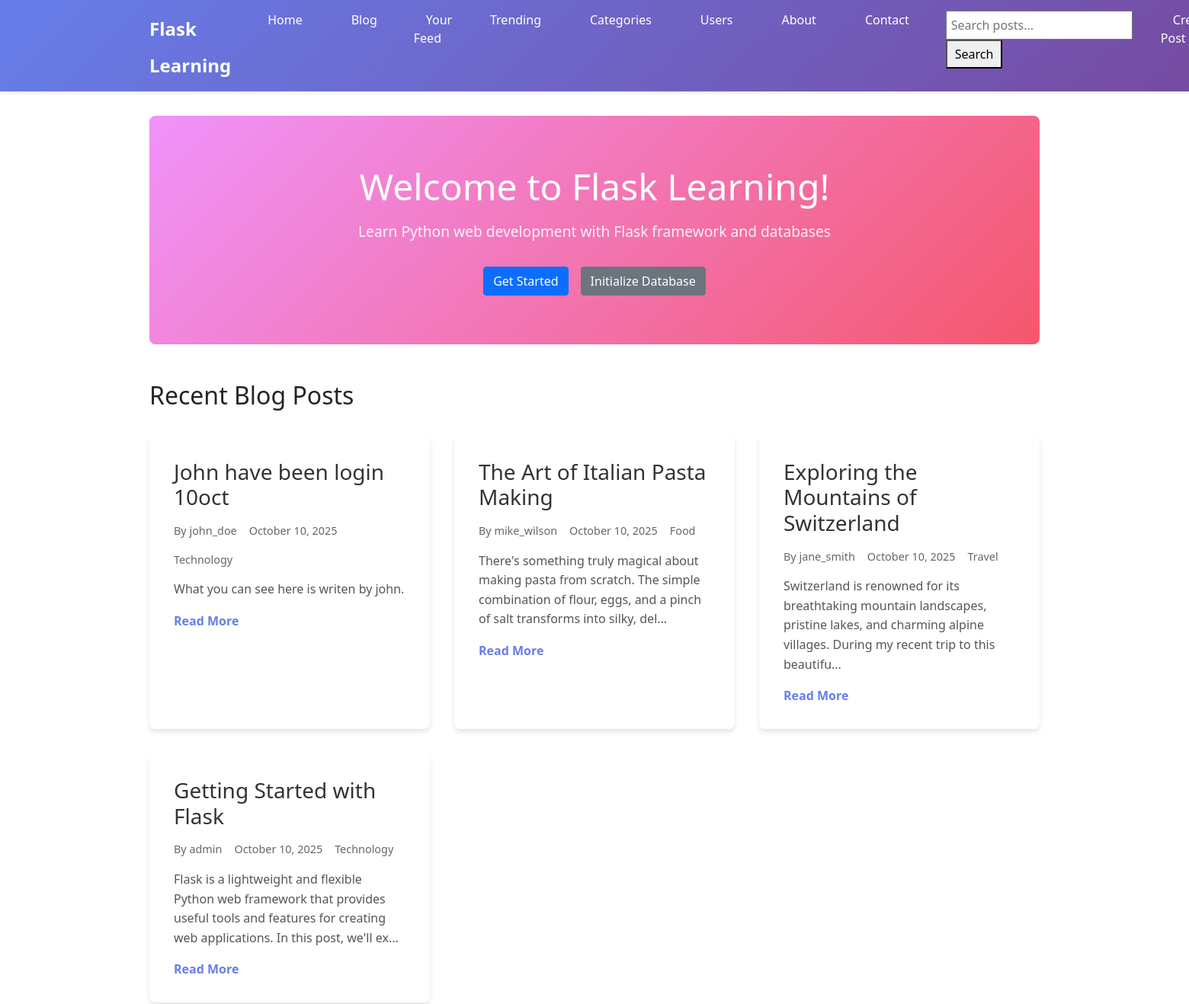
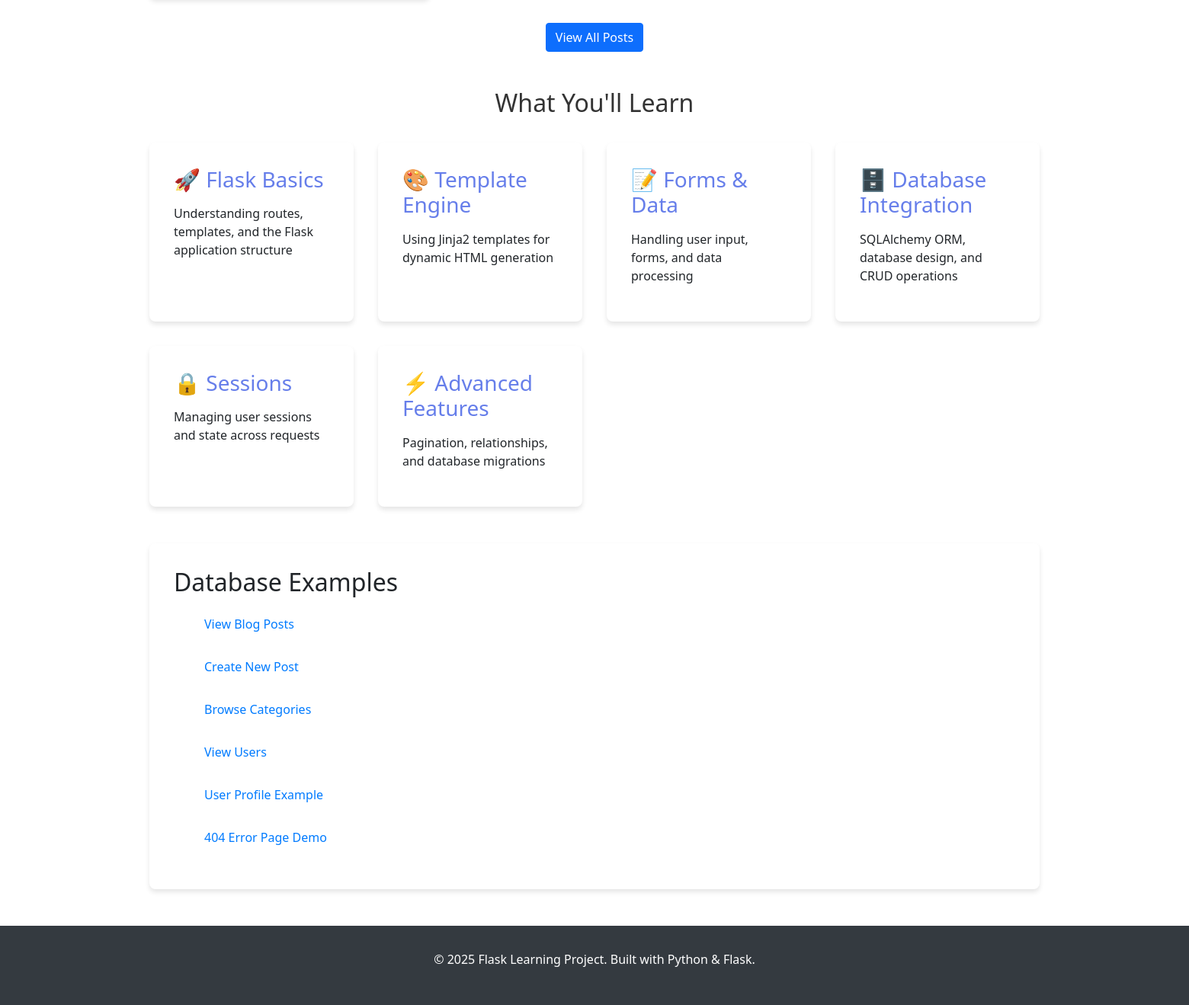
The app's page / (signed in) with its own data (2 pictures, top to bottom).
### app.py (models this page shows, shortened)
class Post(db.Model):
    id = db.Column(db.Integer, primary_key=True)
    title = db.Column(db.String(200), nullable=False)
    content = db.Column(db.Text, nullable=False)
    image_filename = db.Column(db.String(255), nullable=True)
    created_at = db.Column(db.DateTime, default=datetime.utcnow)
    updated_at = db.Column(db.DateTime, default=datetime.utcnow, onupdate=datetime.utcnow)
    user_id = db.Column(db.Integer, db.ForeignKey('user.id'), nullable=False)
    category_id = db.Column(db.Integer, db.ForeignKey('category.id'), nullable=True)
    comments = db.relationship('Comment', backref='post', lazy=True, cascade='all, delete-orphan')

class User(db.Model, UserMixin):
    id = db.Column(db.Integer, primary_key=True)
    username = db.Column(db.String(80), unique=True, nullable=False)
    email = db.Column(db.String(120), unique=True, nullable=False)
    password_hash = db.Column(db.String(255), nullable=False)
    avatar_filename = db.Column(db.String(255), nullable=True, default='default-avatar.png')
    is_admin = db.Column(db.Boolean, default=False)
    created_at = db.Column(db.DateTime, default=datetime.utcnow)
    is_active = db.Column(db.Boolean, default=True)
    posts = db.relationship('Post', backref='author', lazy=True, cascade='all, delete-orphan')
    comments = db.relationship('Comment', backref='author', lazy=True, cascade='all, delete-orphan')

class Category(db.Model):
    id = db.Column(db.Integer, primary_key=True)
    name = db.Column(db.String(50), unique=True, nullable=False)
    description = db.Column(db.Text)
    posts = db.relationship('Post', backref='category', lazy=True)

### app.py (the view)
@app.route('/')
def home():
    recent_posts = Post.query.order_by(Post.created_at.desc()).limit(5).all()
    return render_template('index.html', title='Flask Learning App', posts=recent_posts)

### app.py (called while the page is built)
@login_manager.user_loader
def load_user(user_id):
    print(f"DEBUG: user_loader called with user_id: {user_id}")
    user = User.query.get(int(user_id))
    print(f"DEBUG: user_loader found user: {bool(user)}")
    if user:
        print(f"DEBUG: user_loader username: {user.username}")
    return user

### templates/index.html
{% extends "base.html" %}
{% block content %}
<div class="hero-section">
    <h1>Welcome to Flask Learning!</h1>
    <p class="hero-text">Learn Python web development with Flask framework and databases</p>
    <div class="hero-buttons">
        <a href="{{ url_for('main.about') }}" class="btn btn-primary">Get Started</a>
        <a href="/init_db" class="btn btn-secondary">Initialize Database</a>
    </div>
</div>
{% if posts %}
<div class="recent-posts-section">
    <h2>Recent Blog Posts</h2>
    <div class="posts-grid">
        {% for post in posts %}
        <div class="post-card">
            <h3><a href="{{ url_for('blog.post_detail', id=post.id) }}">{{ post.title }}</a></h3>
            <div class="post-meta">
                <span class="author">By {{ post.author.username }}</span>
                <span class="date">{{ post.created_at.strftime('%B %d, %Y') }}</span>
                {% if post.category %}
                <span class="category">{{ post.category.name }}</span>
                {% endif %}
            </div>
            <p class="post-excerpt">{{ post.content[:150] }}{% if post.content|length > 150 %}...{% endif %}</p>
            <a href="{{ url_for('blog.post_detail', id=post.id) }}" class="read-more">Read More</a>
        </div>
        {% endfor %}
    </div>
    <div class="view-all">
        <a href="{{ url_for('blog.index') }}" class="btn btn-primary">View All Posts</a>
    </div>
</div>
{% endif %}
<div class="features-section">
    <h2>What You'll Learn</h2>
    <div class="features-grid">
        <div class="feature-card">
            <h3>🚀 Flask Basics</h3>
            <p>Understanding routes, templates, and the Flask application structure</p>
        </div>
        <div class="feature-card">
            <h3>🎨 Template Engine</h3>
            <p>Using Jinja2 templates for dynamic HTML generation</p>
        </div>
        <div class="feature-card">
            <h3>📝 Forms & Data</h3>
            <p>Handling user input, forms, and data processing</p>
        </div>
        <div class="feature-card">
            <h3>🗄️ Database Integration</h3>
            <p>SQLAlchemy ORM, database design, and CRUD operations</p>
        </div>
        <div class="feature-card">
            <h3>🔒 Sessions</h3>
            <p>Managing user sessions and state across requests</p>
        </div>
        <div class="feature-card">
            <h3>⚡ Advanced Features</h3>
            <p>Pagination, relationships, and database migrations</p>
        </div>
    </div>
</div>
<div class="demo-section">
    <h2>Database Examples</h2>
    <ul class="demo-links">
        <li><a href="{{ url_for('blog.index') }}">View Blog Posts</a></li>
        <li><a href="{{ url_for('blog.create_post') }}">Create New Post</a></li>
        <li><a href="{{ url_for('blog.categories') }}">Browse Categories</a></li>
        <li><a href="{{ url_for('main.users') }}">View Users</a></li>
        <li><a href="{{ url_for('main.user_profile', username='alice') }}">User Profile Example</a></li>
        <li><a href="/nonexistent">404 Error Page Demo</a></li>
    </ul>
</div>
{% endblock %}

### static/css/style.css (style rules this page uses)
* { margin: 0; padding: 0; box-sizing: border-box; }
body { font-family: 'Segoe UI', Tahoma, Geneva, Verdana, sans-serif; line-height: 1.6; color: #333; background-color: #f8f9fa; }
.hero-section { text-align: center; padding: 4rem 0; background: linear-gradient(135deg, #f093fb 0%, #f5576c 100%); color: white; border-radius: 8px; margin-bottom: 3rem; }
.hero-section h1 { font-size: 3rem; margin-bottom: 1rem; }
.hero-text { font-size: 1.2rem; margin-bottom: 2rem; opacity: 0.9; }
.hero-buttons { display: flex; gap: 1rem; justify-content: center; flex-wrap: wrap; }
.btn { display: inline-block; padding: 0.75rem 1.5rem; border: none; border-radius: 4px; text-decoration: none; font-size: 1rem; cursor: pointer; transition: all 0.3s ease; text-align: center; }
.btn-primary { background-color: #007bff; color: white; }
.btn-secondary { background-color: #6c757d; color: white; }
.features-section { margin: 3rem 0; }
.features-section h2 { text-align: center; margin-bottom: 2rem; color: #333; }
.features-grid { display: grid; grid-template-columns: repeat(auto-fit, minmax(250px, 1fr)); gap: 2rem; }
.feature-card { background: white; padding: 2rem; border-radius: 8px; box-shadow: 0 4px 6px rgba(0,0,0,0.1); transition: transform 0.3s ease; }
.feature-card h3 { margin-bottom: 1rem; color: #667eea; }
.demo-section { background: white; padding: 2rem; border-radius: 8px; box-shadow: 0 4px 6px rgba(0,0,0,0.1); margin: 2rem 0; }
.demo-links { list-style: none; }
.demo-links li { margin: 1rem 0; }
.demo-links a { color: #007bff; text-decoration: none; padding: 0.5rem; display: inline-block; border-radius: 4px; transition: background-color 0.3s ease; }
.recent-posts-section { margin: 3rem 0; }
.posts-grid { display: grid; grid-template-columns: repeat(auto-fit, minmax(300px, 1fr)); gap: 2rem; margin: 2rem 0; }
.post-card { background: white; padding: 2rem; border-radius: 8px; box-shadow: 0 4px 6px rgba(0,0,0,0.1); transition: transform 0.3s ease; }
.post-card h2, .post-card h3 { margin-bottom: 1rem; }
.post-card h2 a, .post-card h3 a { color: #333; text-decoration: none; }
.post-meta { display: flex; gap: 1rem; margin-bottom: 1rem; font-size: 0.9rem; color: #666; flex-wrap: wrap; }
.post-excerpt, .post-content p { color: #555; line-height: 1.6; margin-bottom: 1rem; }
.read-more { color: #667eea; text-decoration: none; font-weight: bold; }
.view-all { text-align: center; margin-top: 2rem; }

### records on screen
Post: title "John have been login 10oct", author.username "john_doe", created_at "October 10, 2025", category.name "Technology", content "What you can see here is writen by john."
Post: title "The Art of Italian Pasta Making", author.username "mike_wilson", created_at "October 10, 2025", category.name "Food", content "There's something truly magical about making pasta from scratch. The simple combination of flour, eggs, and a pinch of salt transforms into silky, del"
Post: title "Exploring the Mountains of Switzerland", author.username "jane_smith", created_at "October 10, 2025", category.name "Travel", content "Switzerland is renowned for its breathtaking mountain landscapes, pristine lakes, and charming alpine villages. During my recent trip to this beautifu"
Post: title "Getting Started with Flask", author.username "admin", created_at "October 10, 2025", category.name "Technology", content "Flask is a lightweight and flexible Python web framework that provides useful tools and features for creating web applications. In this post, we'll ex"
